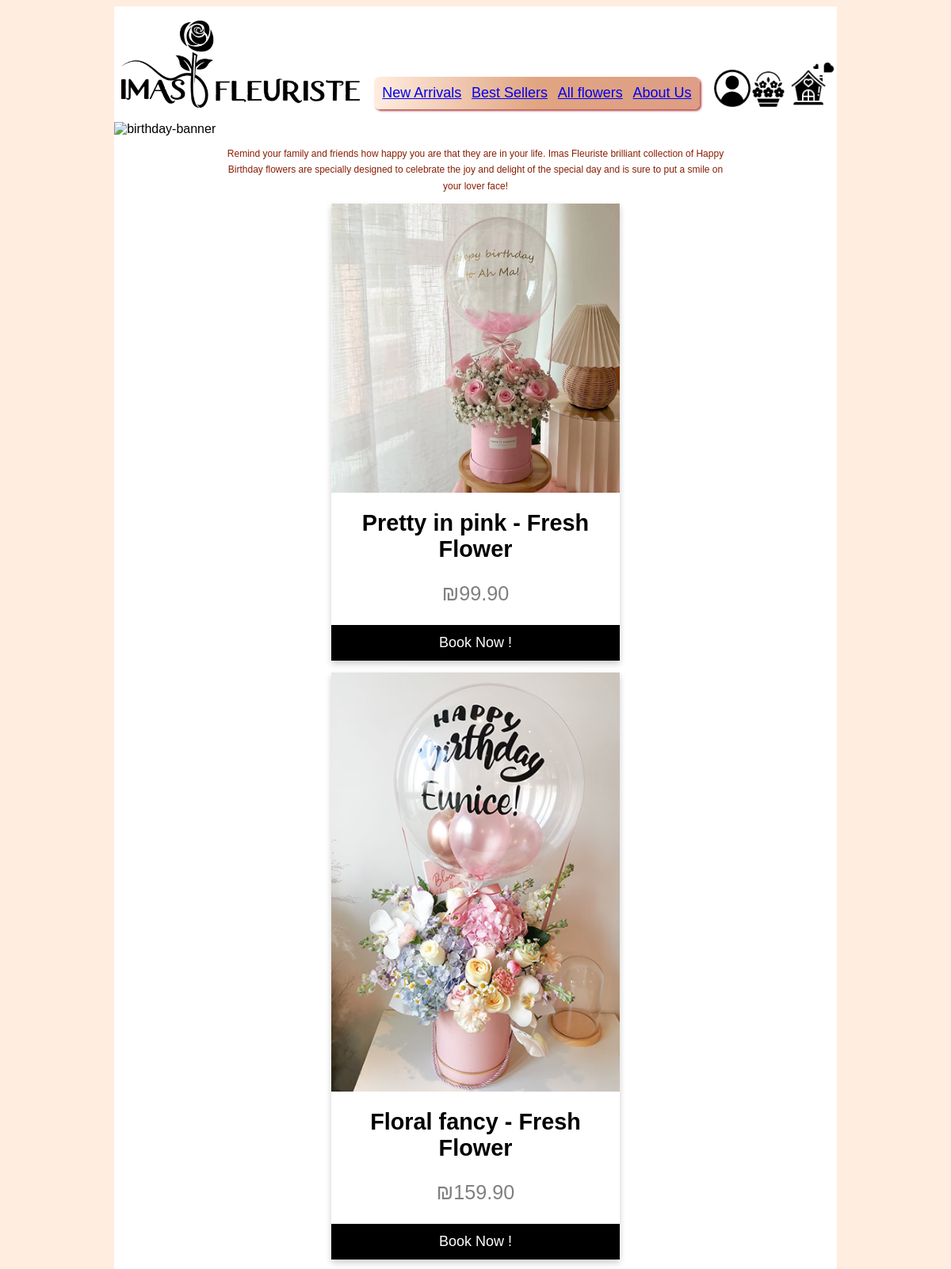
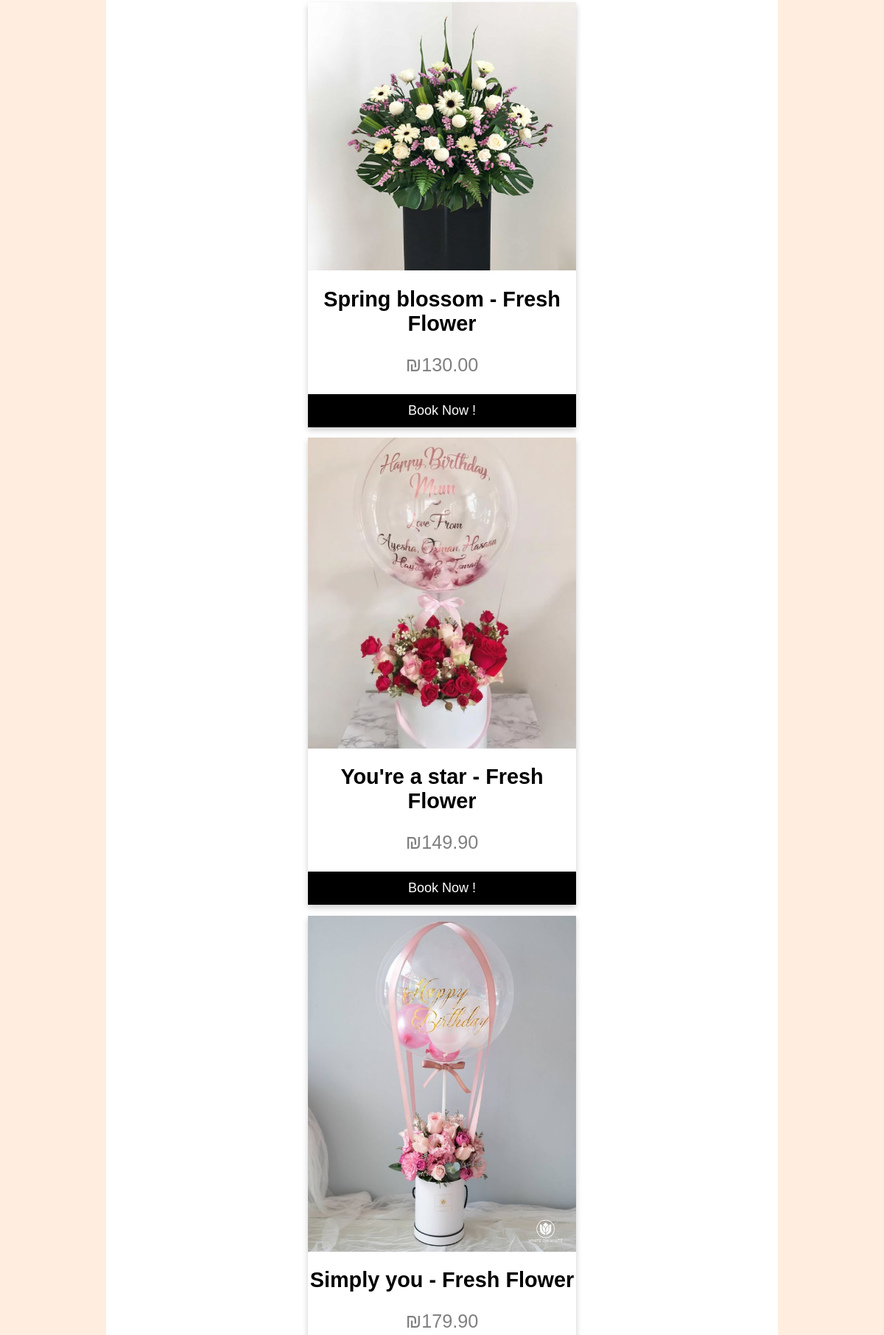
/birthday (upper part), run on the app's committed database (2 pictures, top to bottom).
### dashboard_app/models.py (models this page shows)
class BouquetInventory(models.Model):
    name = models.CharField(max_length=100)
    category = models.CharField(max_length=45)
    price = models.DecimalField(max_digits=6, decimal_places=2)
    unit = models.CharField(max_length=30, null=False, blank=True)
    product_image = models.URLField(max_length=1024, null=False, blank=True)
    in_stock = models.CharField(max_length=30, null=False, blank=True)
    sold_items = models.CharField(max_length=30, null=False, blank=True)
    discount = models.FloatField(default=0)
    created_at = models.DateTimeField(auto_now_add=True)
    updated_at = models.DateTimeField(auto_now=True)

### dashboard_app/views.py (the view)
# urls.py: path('birthday', views.birthday),
def birthday(request):
    context = {
        "products_list" : BouquetInventory.objects.filter(category='Birthday')
    }
    return render(request, 'birthday.html',context)

### dashboard_app/templates/birthday.html (shortened to what this page needs)
<!DOCTYPE html>
<html lang="en">
  <head>
    {% load static %}
    <link rel="stylesheet" type="text/css" href="{% static 'css\birthday.css'%}">
  </head>
  <body>
    <div id="container">
      <header>
        <img class="logo" src="{% static 'Images\common_imgs\logo.png'%}" alt="logo">
        <nav>
          <ul>
              <li> <a href="new_arrivals"> New Arrivals</a></li>
              <li><a href="top_ten"> Best Sellers</a></li>
              <li><a href="all_flowers"> All flowers</a></li>
              <li> <a href="about_us"> About Us</a></li>
          </ul>
          </nav>
        <div class="icons">
          <a  href="/recognize_me/login"><img class="profile-icon" src="{% static 'Images\common_imgs\profile-icon.png'%}" alt="profile-icon"></a>
          <div class="basket_holder">
            <a href="/my_orders_list"><img class="orders-basket-icon" src="{% static 'Images\common_imgs\orders-basket-icon.png'%}" alt="orders-basket-icon"></a>
          </div>
          <a href="/"><img class="home" src="{% static 'Images\common_imgs\home.png'%}" alt="home"></a>
        </div>
    </header>
    <img class="banner" src="{% static 'Images\Birthday\Birthday-banner.png'%}" alt="birthday-banner">
    <div class="caption">
    <p> Remind your family and friends how happy you are that they are in your life.
        Imas Fleuriste brilliant collection of Happy Birthday flowers are specially
        designed to celebrate the joy and delight of the special day and is sure to put a smile on your lover face!</p>
    </div>
    {% for product in products_list %}
      <div class="card">
        <img src="{{ product.product_image }}"   alt={{ product.name }} style="width:100%">
        <h1>{{ product.name }}</h1>
        <p class="price">₪{{ product.price }}</p>
        <p><a href="book_now/{{ product.id }}"> <button type="button">Book Now !</button></a></p>
      </div>
    {% endfor %}
    </div>
  </body>
</html>

### dashboard_app/static/css/birthday.css (style rules this page uses)
body { background-color: #ffeddf; }
* { font-family: Arial, Helvetica, sans-serif; }
nav ul { background: linear-gradient(90deg, #ffeddf 0%, #e1a581 50%, #dd9e85 100%); color: #4b1002; padding: 10px; border-radius: 7px; box-shadow: #b5494d 1.95px 1.95px 2.6px; display: flex; justify-content: space-between; list-style-type: none; }
nav li { font-size: 1.5vw; }
header { display: flex; align-items: center; gap: 2%; }
.logo { width: 33%; height: 33%; margin-left: 1%; }
nav { text-align: center; width: 45%; margin-top: 8%; }
.home { width: 112%; height: auto; }
.profile-icon { width: 400%; height: auto; }
.orders-basket-icon { width: 400%; height: auto; }
.icons { display: flex; width: 16%; align-items: baseline; margin-top: 6%; gap: 25%; }
#container { width: 77%; background-color: #ffffff; margin: auto; }
.banner { width: 100%; height: auto; }
.caption { font-family: Arial, Helvetica, sans-serif; color: #881e05; line-height: 1.7; text-align:center; width: 70%; margin-bottom: 2%; font-size: 1vw; margin: auto; }
.card { box-shadow: 0 4px 8px 0 rgba(0, 0, 0, 0.2); max-width: 40%; margin: auto; text-align: center; font-family: arial; font-size: 1.2vw; }
.price { color: grey; font-size: 2.1vw; }
.card button { border: none; outline: 0; padding: 12px; color: white; background-color: #000; text-align: center; cursor: pointer; width: 100%; font-size: 1.5vw; }

### data on the page
BouquetInventory: shows a picture, name "Pretty in pink - Fresh Flower", price "99.90"
BouquetInventory: shows a picture, name "Floral fancy - Fresh Flower", price "159.90"
BouquetInventory: shows a picture, name "Spring blossom - Fresh Flower", price "130.00"
BouquetInventory: shows a picture, name "You're a star - Fresh Flower", price "149.90"
BouquetInventory: shows a picture, name "Simply you - Fresh Flower", price "179.90"
